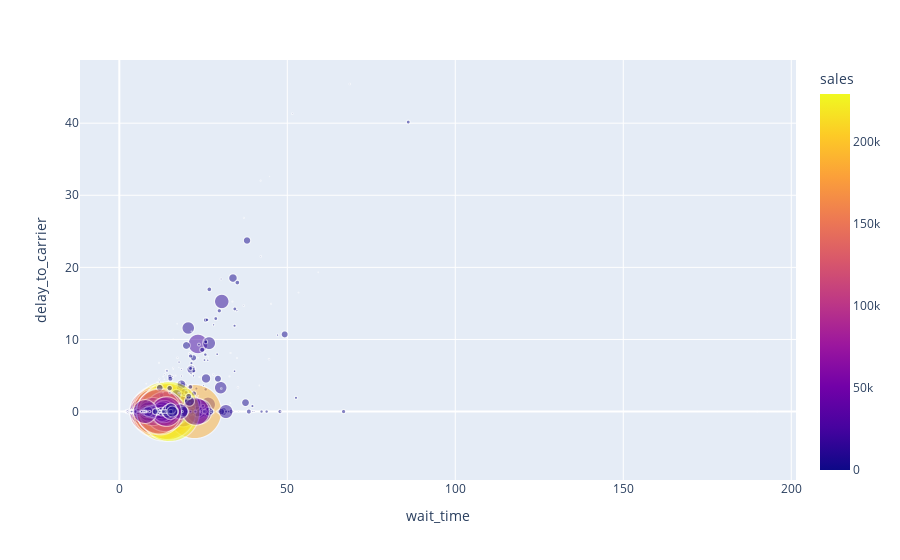

Notebook code for this chart:
### Code cell
import plotly.express as px

fig = px.scatter(
    data_frame=sellers,
    x="wait_time",
    y="delay_to_carrier",
    size="sales",
    color="sales",          # review_score yok, sales ile renklendiriyoruz
    size_max=60,
    opacity=0.5
)
fig.show()

### Figure 1 — Plotly figure (JSON) as saved in the notebook; plotly's stock layout.template omitted (floating-point values rounded to 4 significant figures; data arrays with more than 128 entries replaced by an {"elided": "..."} marker saying what was removed)
{"data": [{"hovertemplate": "wait_time=%{x}<br>delay_to_carrier=%{y}<br>sales=%{marker.color}<extra></extra>", "legendgroup": "", "marker": {"color": {"elided": "2970 float values"}, "coloraxis": "coloraxis", "opacity": 0.5, "size": {"elided": "2970 float values"}, "sizemode": "area", "sizeref": 63.74, "symbol": "circle"}, "mode": "markers", "name": "", "showlegend": false, "type": "scattergl", "x": {"elided": "2970 float values"}, "xaxis": "x", "y": {"elided": "2970 float values"}, "yaxis": "y"}], "layout": {"coloraxis": {"colorbar": {"title": {"text": "sales"}}, "colorscale": [[0, "#0d0887"], [0.1111, "#46039f"], [0.2222, "#7201a8"], [0.3333, "#9c179e"], [0.4444, "#bd3786"], [0.5556, "#d8576b"], [0.6667, "#ed7953"], [0.7778, "#fb9f3a"], [0.8889, "#fdca26"], [1, "#f0f921"]]}, "legend": {"itemsizing": "constant", "tracegroupgap": 0}, "margin": {"t": 60}, "xaxis": {"anchor": "y", "domain": [0, 1], "title": {"text": "wait_time"}}, "yaxis": {"anchor": "x", "domain": [0, 1], "title": {"text": "delay_to_carrier"}}}}
